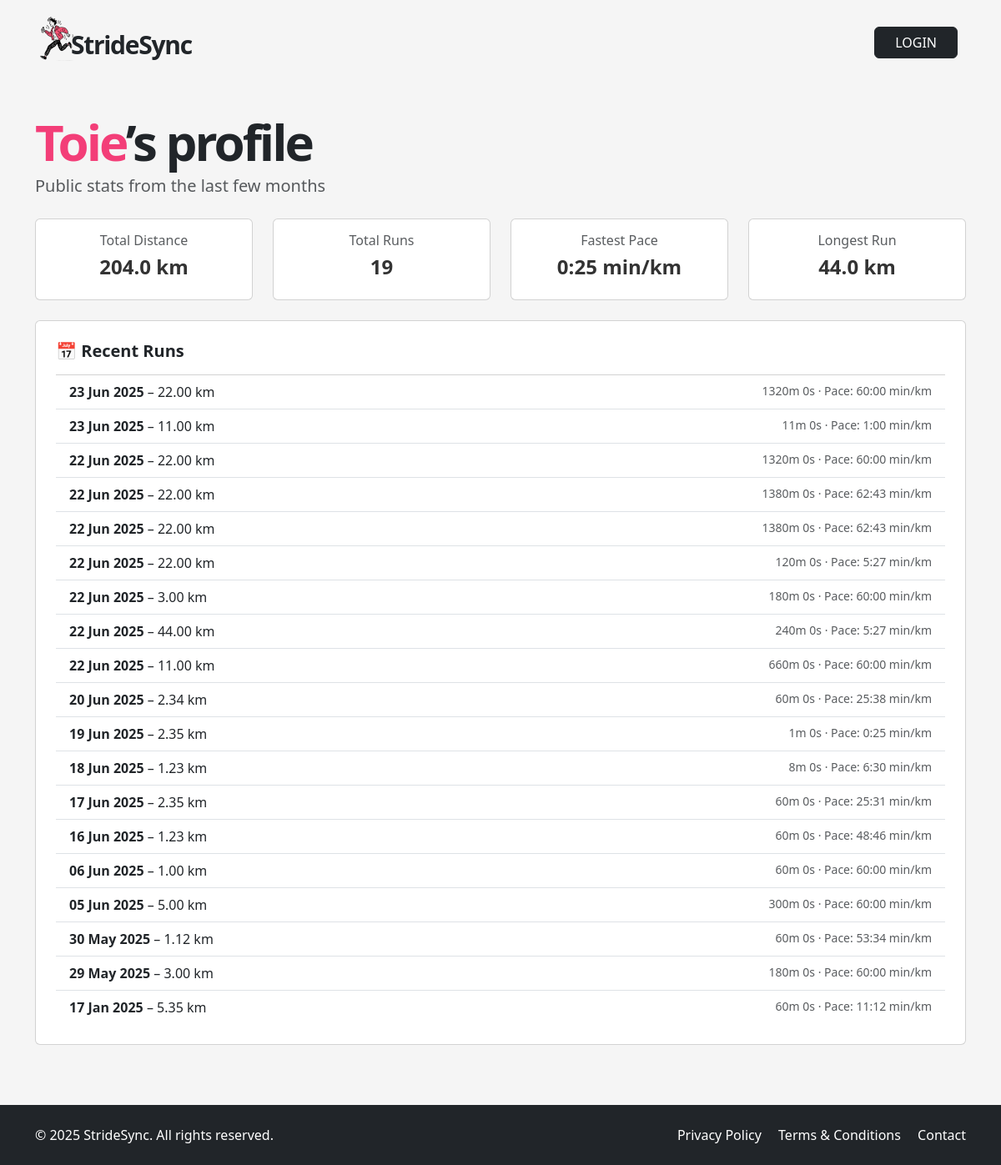
/u/toie, run on the app's committed database.
### app/models.py (models this page shows, shortened)
class User(UserMixin, db.Model):
    __tablename__ = "users"
    id = sa.Column(sa.Integer, primary_key=True)
    email = sa.Column(sa.String(120), unique=True, nullable=False, index=True)
    password_hash = sa.Column(sa.String(256))
    username = sa.Column(sa.String(64), unique=True, nullable=False, index=True)
    role = sa.Column(sa.Enum(UserRole), default=UserRole.USER, nullable=False)
    is_verified = sa.Column(sa.Boolean, default=False)
    verification_token = sa.Column(sa.String(128), nullable=False, default=lambda: secrets.token_urlsafe(32))
    unit_preference = Column(String(2), default='km')  # 'km' or 'mi'
    notify_group_activity = Column(Boolean, default=True)
    is_public_profile = Column(Boolean, default=False)
    reset_token = db.Column(db.String, nullable=True)
    reset_token_expiry = db.Column(db.DateTime, nullable=True)
    runs = so.relationship("Run", back_populates="user", cascade="all, delete-orphan")
    groups = so.relationship("Group", secondary=user_groups, back_populates="members")
    admin_of_groups = so.relationship("Group", secondary=group_admins, back_populates="admins")

class Run(db.Model):
    __tablename__ = "runs"
    id = sa.Column(sa.Integer, primary_key=True)
    date = sa.Column(sa.DateTime(timezone=True), index=True)
    distance = sa.Column(Numeric(precision=8, scale=2))  # replaces sa.Integer
    time = sa.Column(sa.Integer)      # seconds (duration)
    pace = sa.Column(sa.Integer)      # seconds per km
    user_id = sa.Column(sa.Integer, sa.ForeignKey("users.id"), index=True)
    user = so.relationship("User", back_populates="runs")
    groups = so.relationship("Group", secondary=run_groups, back_populates="runs")

### app/routes.py (the view)
@app.route("/u/<username>")
def public_profile(username):
    user = db.session.execute(
        sa.select(User).where(User.username == username)
    ).scalar_one_or_none()
    if not user or not user.is_public_profile:
        abort(404)
    runs = (
        db.session.execute(
            sa.select(Run).where(Run.user_id == user.id).order_by(Run.date.desc())
        )
        .scalars()
        .all()
    )
    total_distance = sum(run.distance for run in runs)
    total_runs = len(runs)
    fastest_pace = min((run.pace for run in runs if run.pace), default=None)
    longest_run = max((run.distance for run in runs), default=0)
    return render_template(
        "public_profile.html",
        user=user,
        runs=runs,
        total_distance=total_distance,
        total_runs=total_runs,
        fastest_pace=fastest_pace,
        longest_run=longest_run,
    )

### app/templates/public_profile.html
{% extends "base.html" %}
{% block content %}
<div class="container py-5">
  <h1 class="display-4 fw-bold hero-title">
    <span>{{ user.username.capitalize() }}</span>’s profile
  </h1>
  <p class="lead text-muted mb-4">Public stats from the last few months</p>
    <div class="row mb-4">
    <div class="col-md-3">
        <div class="card p-3 text-center">
        <h6 class="text-muted">Total Distance</h6>
        <h4 class="fw-bold">{{ "%.1f"|format(total_distance) }} km</h4>
        </div>
    </div>
    <div class="col-md-3">
        <div class="card p-3 text-center">
        <h6 class="text-muted">Total Runs</h6>
        <h4 class="fw-bold">{{ total_runs }}</h4>
        </div>
    </div>
    <div class="col-md-3">
        <div class="card p-3 text-center">
        <h6 class="text-muted">Fastest Pace</h6>
        <h4 class="fw-bold">
            {% if fastest_pace %}
            {% set pace_sec = fastest_pace|int %}
            {{ pace_sec // 60 }}:{{ "%02d"|format(pace_sec % 60) }} min/km
            {% else %}–{% endif %}
        </h4>
        </div>
    </div>
    <div class="col-md-3">
        <div class="card p-3 text-center">
        <h6 class="text-muted">Longest Run</h6>
        <h4 class="fw-bold">{{ "%.1f"|format(longest_run) }} km</h4>
        </div>
    </div>
    </div>
  <div class="card p-4">
    <h5 class="fw-bold mb-3">📅 Recent Runs</h5>
    {% if runs %}
      <ul class="list-group list-group-flush">
        {% for run in runs %}
          <li class="list-group-item">
            <div class="d-flex flex-column flex-md-row justify-content-between">
                <div>
                    <strong>{{ run.date.strftime('%d %b %Y') }}</strong> – {{ run.distance }} km
                </div>
                <div class="text-muted small mt-1 mt-md-0 text-md-end">
                    {{ run.time // 60 }}m {{ run.time % 60 }}s ·
                    Pace:
                    {% set pace_sec = run.pace|int %}
                    {{ pace_sec // 60 }}:{{ "%02d"|format(pace_sec % 60) }} min/km
                </div>
            </div>
          </li>
        {% endfor %}
      </ul>
    {% else %}
      <p class="text-muted">No runs available.</p>
    {% endif %}
  </div>
</div>
{% endblock %}

### app/static/style.css (style rules this page uses)
html, body { height: 100%; margin: 0; display: flex; flex-direction: column; scroll-behavior: smooth; }
body { background-color: #f5f5f5; }
h4 { font-weight: 700; color: #333; }
.hero-title { font-weight: 900 !important; font-size: 60px; letter-spacing: -3px; line-height: 60px; }
.hero-title span { color: #f33e78; }

### data on the page
User: username "Toie"
Run: distance "44.0", date "22 Jun 2025", distance "44.00", time "240", run.time%60 "0", pace "5", pace_sec%60 "27"
Run: date "23 Jun 2025", distance "22.00", time "1320", run.time%60 "0", pace "60", pace_sec%60 "00"
Run: date "23 Jun 2025", distance "11.00", time "11", run.time%60 "0", user "1", pace_sec "00"
Run: date "22 Jun 2025", distance "22.00", time "1320", run.time%60 "0", pace "60", pace_sec%60 "00"
Run: date "22 Jun 2025", distance "22.00", time "1380", run.time%60 "0", pace "62", pace_sec%60 "43"
Run: date "22 Jun 2025", distance "22.00", time "1380", run.time%60 "0", pace "62", pace_sec%60 "43"
Run: date "22 Jun 2025", distance "22.00", time "120", run.time%60 "0", pace "5", pace_sec%60 "27"
Run: date "22 Jun 2025", distance "3.00", time "180", run.time%60 "0", pace "60", pace_sec%60 "00"
Run: date "22 Jun 2025", distance "11.00", time "660", run.time%60 "0", pace "60", pace_sec%60 "00"
Run: date "20 Jun 2025", distance "2.34", time "60", run.time%60 "0", pace_sec "25", pace_sec "38"
Run: date "19 Jun 2025", distance "2.35", time "1", run.time%60 "0", pace_sec "0", pace_sec "25"
Run: date "18 Jun 2025", distance "1.23", time "8", run.time%60 "0", pace_sec "6", pace_sec "30"
Run: date "17 Jun 2025", distance "2.35", time "60", run.time%60 "0", pace_sec "25", pace_sec "31"
Run: date "16 Jun 2025", distance "1.23", time "60", run.time%60 "0", pace_sec "48", pace_sec "46"
Run: date "06 Jun 2025", distance "1.00", time "60", run.time%60 "0", pace "60", pace_sec%60 "00"
Run: date "05 Jun 2025", distance "5.00", time "300", run.time%60 "0", pace "60", pace_sec%60 "00"
Run: date "30 May 2025", distance "1.12", time "60", run.time%60 "0", pace_sec "53", pace_sec "34"
Run: date "29 May 2025", distance "3.00", time "180", run.time%60 "0", pace "60", pace_sec%60 "00"
Run: date "17 Jan 2025", distance "5.35", time "60", run.time%60 "0", pace_sec "11", pace_sec "12"

### other printed values
{{ "%.1f"|format(total_distance) }} "204.0"
{{ total_runs }} "19"
{{ pace_sec // 60 }} "0"
{{ "%02d"|format(pace_sec % 60) }} "25"
